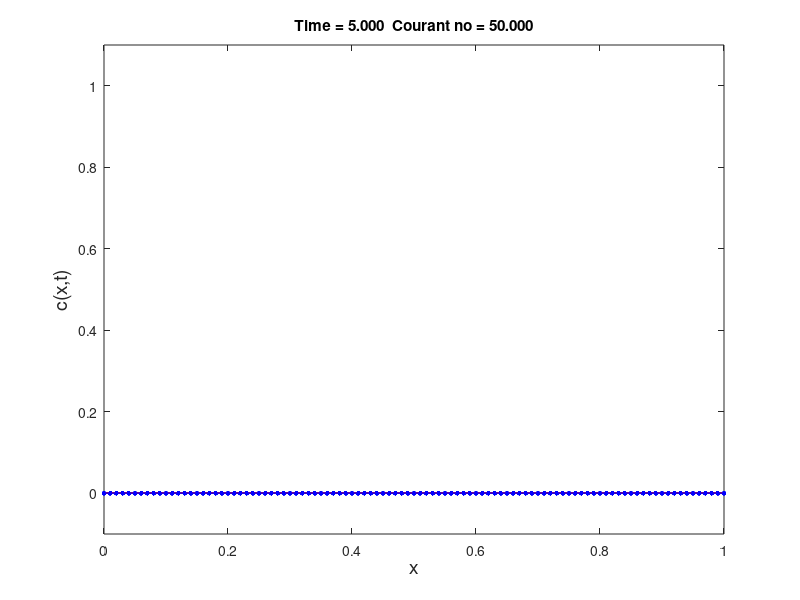

MATLAB code for this plot:
% first order explicit upwind finite difference solution to 1d advection equation
% with exponential initial distribution
% clear workspace
clear
clc

%define variables
xmin = 0;
xmax = 1;
N = 100;            % no. nodes - 1
dt = 0.01;         % time step
t = 0;              % initial time
tmax = 5;         % max value of time
u = 50;              % flow velocity (celerity)

% discretization of domain
dx = (xmax - xmin)/N;
x = xmin - dx : dx : xmax + dx;  
% x values go from xmin to xmax in steps of dx with two 'ghost nodes'

% set initial conditions
% c0 = x*0;
% ind = x<0.2&x>=0;
% c0(ind) = 0;
% ind = x<0.3&x>=0.2;
% c0(ind) = 10*(x(ind)-0.2);
% ind = x<0.3&x>=0.2;
% c0(ind) = 10*(0.4-x(ind));
c0 = exp(-200*(x-20).^2);

plot(x,c0,'g-');     % plot initial distribution
format1 = 'Time = %1.3f  Courant no = %1.3f';
hold on

c = c0;             % set initial conditions for c
cnew = c0;          % set initial conditions for c at next time step

% set up time loop
nsteps = tmax/dt;
Cr = u*dt/dx;           % Courant number
tplotdiff = 10*dt;
tplot = tplotdiff;

    % calculate boundary conditions
    c(1) = c(3);
    c(N+3) = c(N+1);

for n = 1: nsteps
        
    % for loop for first order upwind scheme
    for i = 2 : N + 2
        cnew(i) = c(i) - Cr*(c(i) - c(i-1));
        if (cnew(i)<1E-5)
            cnew(i) = 0;
        end
    end
    cnew(1) = cnew(3);
    cnew(N+3) = cnew(N+1);
    
    % update t and c
    t = t + dt;
    c = cnew;
    
    % calculate exact solution
    exact = exp(-200*(x - 0.4 - u*t).^2);

    if (t>tplot)
        
        % plot exact solution
         plot(x, exact, 'r-');
        % plot numerical solution
        plot(x,c,'bo-','markerfacecolor','b','markersize',2);
        tplot = tplot+tplotdiff;
    end
    shg
    pause(dt);

end
    hold off
    axis([xmin xmax -0.1 1.1] )
    xlabel('x','fontsize', 14)
    ylabel('c(x,t)','fontsize',14)
    title(sprintf(format1,t,Cr ))
     
    % open output file
    outfile = 'AdvecExplicit.dat';
    file1 = fopen(outfile,'w');
    % write data to file
    format2='dx=%1.3f dt=%1.3f u=%1.3f Cr=%1.3f \r\n';
    fprintf(file1,format2,dx,dt,u,Cr);
    fprintf(file1,'t=%1.3f \r\n',t);
    fprintf(file1,'x c_init c_exact c_final \r\n');
    format2 = '%1.3f %1.3f %1.3f %1.3f \r\n'; 
    % for loop for output
    for i = 2 : N + 2
        fprintf(file1,format2,x(i), c0(i), exact(i),c(i));
    end
    fclose(file1);
